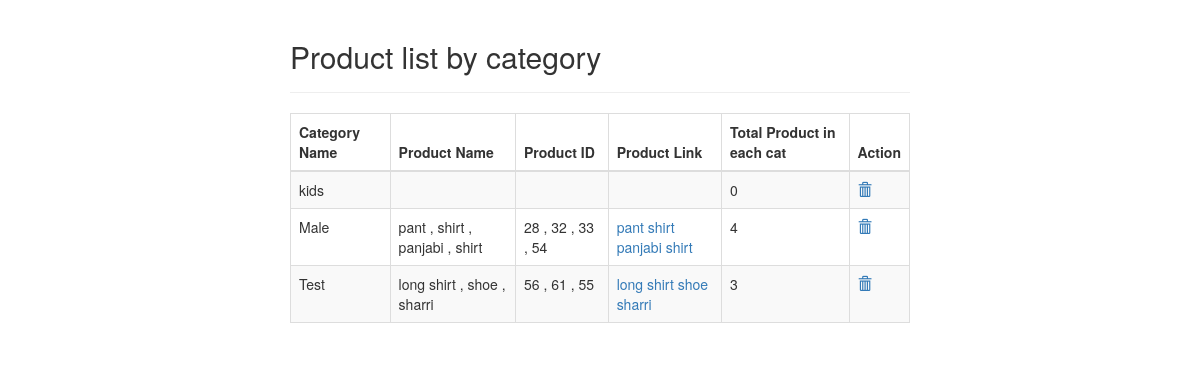
The app's page /catList.php with its own data.
### tables this page shows
CREATE TABLE `category` (
  `id` int(11) NOT NULL,
  `cat_name` varchar(100) NOT NULL
);

### catList.php (the view, shortened to what this page needs)
<!DOCTYPE html>
<html lang="en">
<head>
    <link rel="stylesheet" href="https://maxcdn.bootstrapcdn.com/bootstrap/3.3.7/css/bootstrap.css">
</head>
<body>
    <div class="wrapper">
        <div class="container-fluid">
            <div class="row">
                <div class="col-md-12">
                    <div class="page-header clearfix">
                        <h2 class="pull-left">Product list by category</h2>
                    </div>
                            <table class='table table-bordered table-striped'>
                                <thead>
                                    <tr>
                                        <th>Category Name</th>
                                        <th>Product Name</th>
                                        <th>Product ID</th>
                                        <th>Product Link</th>
                                         <th>Total Product in each cat</th>
                                         <th>Action</th>
                                    </tr>
                                </thead>
                                <tbody>
                                    <?php
                                    require_once "config.php";
                                    $sql = "SELECT category.cat_name,category.id, COUNT(product.id) AS totalProduct, GROUP_CONCAT(product.product_name separator ' , ') as productNames, GROUP_CONCAT(product.id separator ' , ') as productIds from category LEFT JOIN product on product.cat_id=category.id GROUP BY product.cat_id ";
                                    if($result = mysqli_query($link, $sql)){
                                        if(mysqli_num_rows($result) > 0){
                                            while($row = mysqli_fetch_array($result)) {
                                            ?>
                                            <tr>
                                                <td><?php echo $row['cat_name']; ?></td>
                                                <td><?php echo $row['productNames']; ?></td>
                                                <td><?php echo $row['productIds']; ?></td>
                                                <td>
                                                    <?php
                                                    $arrayId = explode(', ',$row['productIds']);
                                                    $arrayName = explode(', ',$row['productNames']);
                                                    foreach ($arrayName as $key => $val) {
                                                        echo '<a href="productDetails.php?id='.$arrayId[$key].'">'.$val.'</a>';
                                                    }
                                                    ?>
                                                </td>
                                                <td><?php echo $row['totalProduct']; ?></td>
                                                <td>
                                                 <?php echo"<a href='catDelete.php?id=". $row['id'] ."' title='Delete Record' data-toggle='tooltip'><span class='glyphicon glyphicon-trash'></span></a>";?>
                                            </td>
                                            </tr>
                                            <?php
                                            }
                                        ?>
                                        </tbody>
                            </table>
                            <?php
                        } else{
                            echo "<p class='lead'><em>No records were found.</em></p>";
                        }
                    } else{
                        echo "ERROR: Could not able to execute $sql. " . mysqli_error($link);
                    }
                    ?>
                </div>
            </div>
        </div>
    </div>
</body>
</html>

### catList.php (style rules this page uses)
.wrapper { width: 650px; margin: 0 auto; }
.page-header h2 { margin-top: 0; }
table tr td:last-child a { margin-right: 15px; }

### records on screen
category: cat_name "kids", totalProduct "0"
category: cat_name "Male", productNames "pant , shirt , panjabi , shirt", productIds "28 , 32 , 33 , 54", val "pant", val "shirt", val "panjabi", totalProduct "4"
category: cat_name "Test", productNames "long shirt , shoe , sharri", productIds "56 , 61 , 55", val "long shirt", val "shoe", val "sharri", totalProduct "3"
